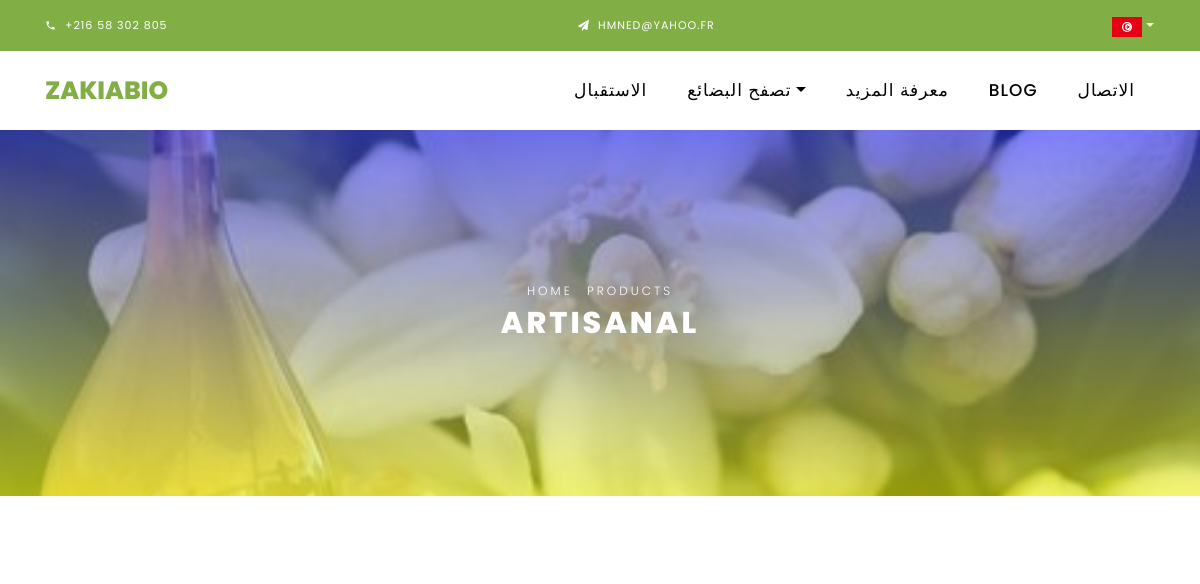
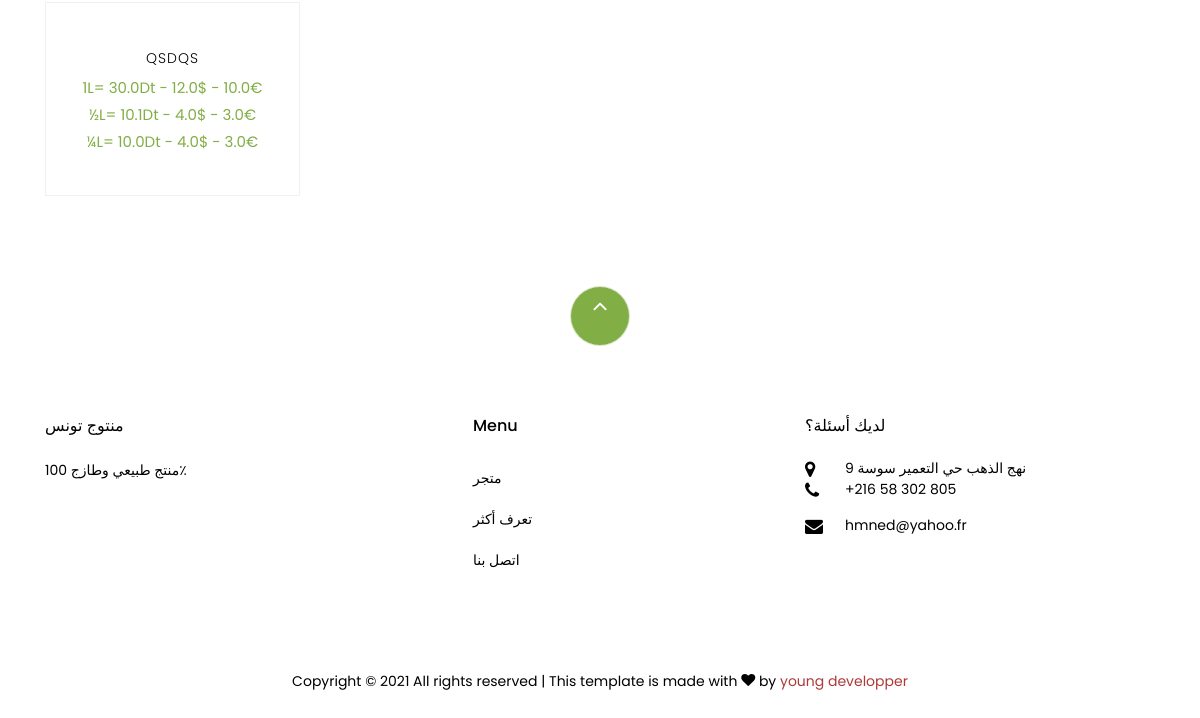
Before: /ar/artisanal with the older database file (2 pictures, top to bottom).
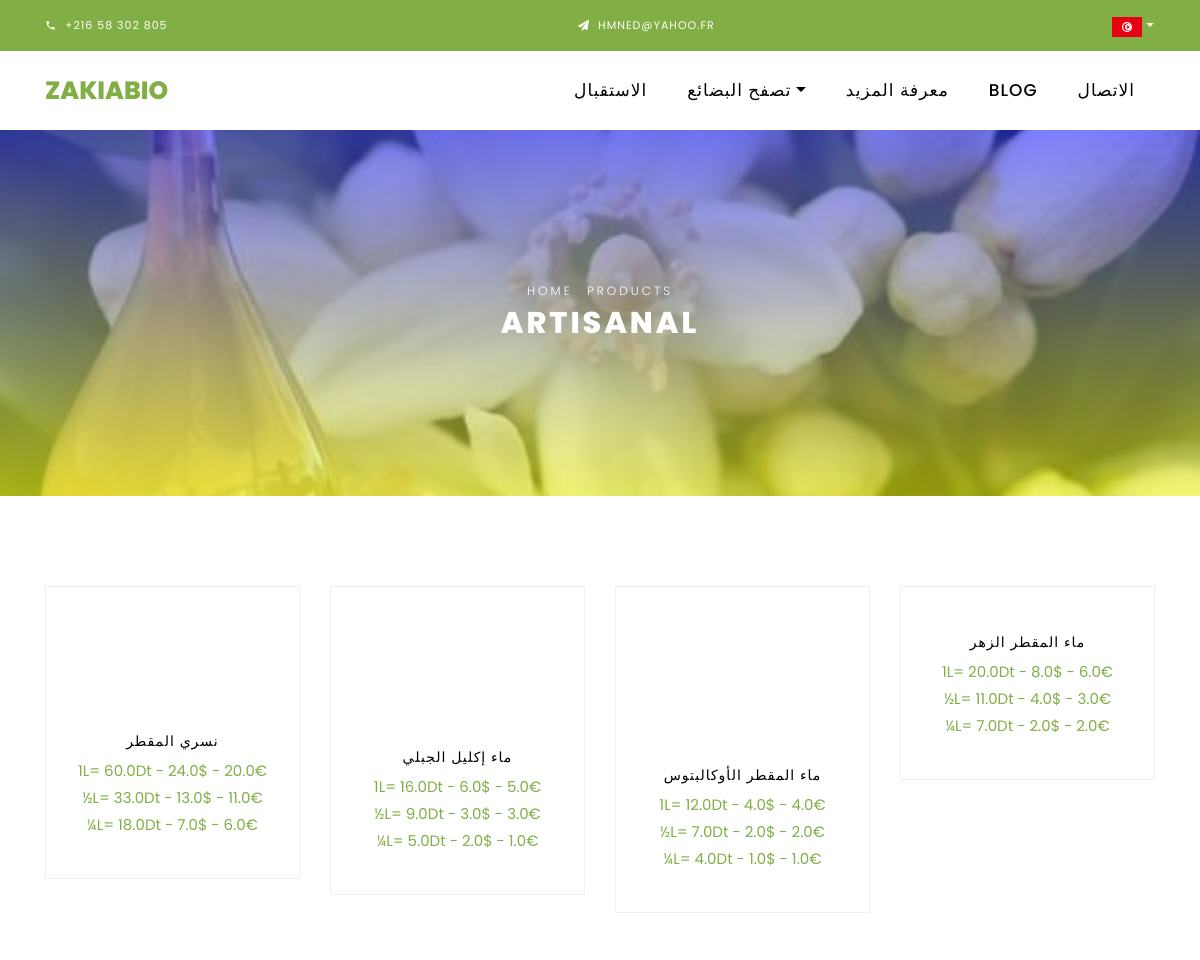
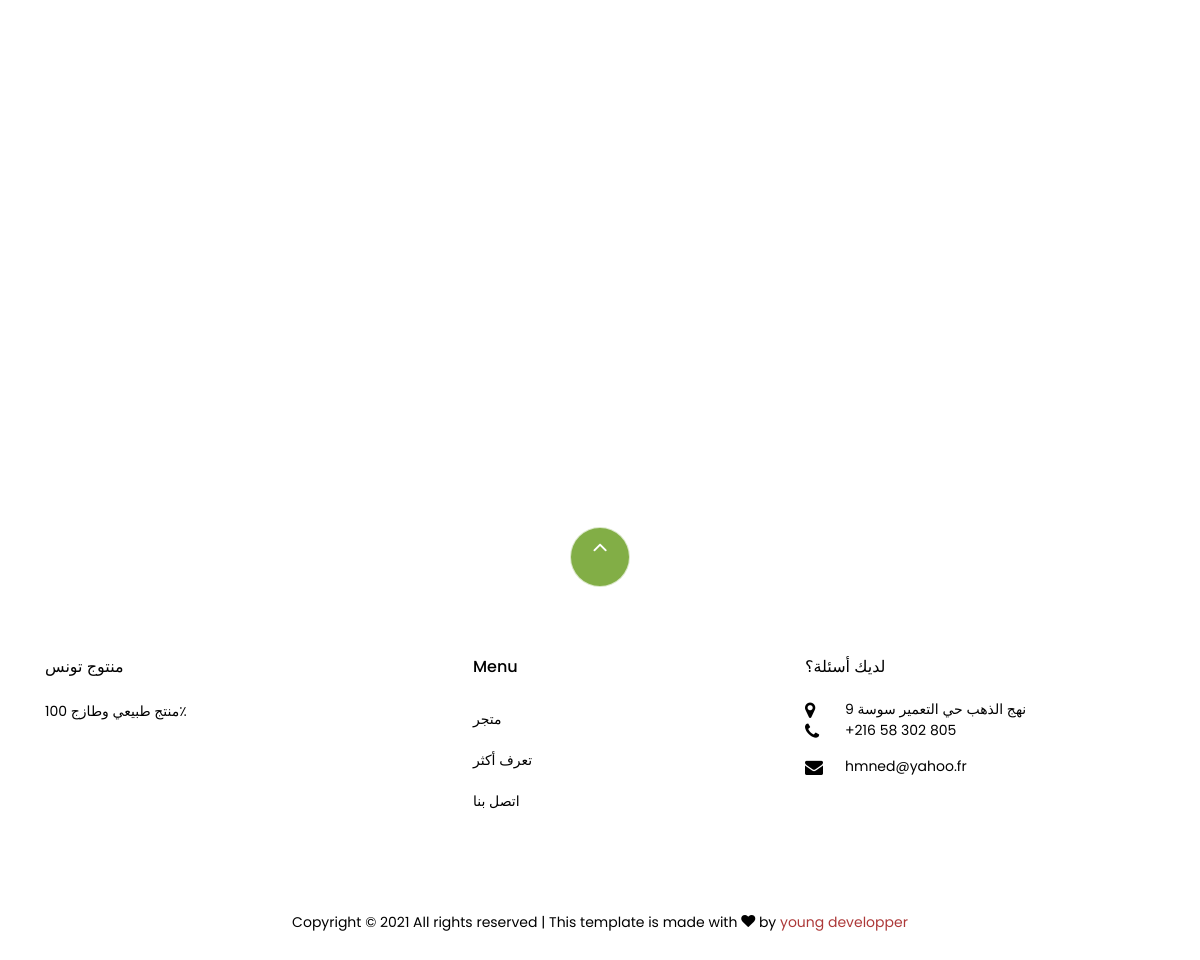
After: the same page with the newer database file (2 pictures, top to bottom).
### artisanalProd/models.py (models this page shows, shortened)
class ArtisanalProd(models.Model):
    ENtitle = models.CharField(max_length=200)
    FRtitle = models.CharField(max_length=200)
    ARtitle = models.CharField(max_length=200)
    image = models.ImageField(upload_to='pics')
    ENdescription = models.TextField(max_length=2000)
    FRdescription = models.TextField(max_length=2000)
    ARdescription = models.TextField(max_length=2000)
    pricedemikg = models.FloatField(max_length=1000)
    pricequartkg = models.FloatField(max_length=1000)
    price = models.FloatField(max_length=1000)
    slug = models.SlugField(unique=True)
    available = models.BooleanField(default=True)

### ar/views.py (the view)
# urls.py: path('artisanal', views.artisanal, name='artisanal'),
def artisanal(request):
    prods = ArtisanalProd.objects.all()
    return render(request, 'arab/artisanalar.html', context={"prods":prods})

### template/arab/artisanalar.html (shortened to what the changed rows need)
{% load static %}
{% load mathfilters %}
<!DOCTYPE html>
<html lang="en">
  <head>
    <link rel="stylesheet" href="{% static 'css/open-iconic-bootstrap.min.css' %}">
    <link rel="stylesheet" href="{% static 'css/animate.css' %}">
    <link rel="stylesheet" href="{% static 'css/owl.carousel.min.css' %}">
    <link rel="stylesheet" href="{% static 'css/owl.theme.default.min.css' %}">
    <link rel="stylesheet" href="{% static 'css/magnific-popup.css' %}">
    <link rel="stylesheet" href="{% static 'css/aos.css' %}">
    <link rel="stylesheet" href="{% static 'css/ionicons.min.css' %}">
    <link rel="stylesheet" href="{% static 'css/bootstrap-datepicker.css' %}">
    <link rel="stylesheet" href="{% static 'css/jquery.timepicker.css' %}">
    <link rel="stylesheet" href="{% static 'css/flaticon.css' %}">
    <link rel="stylesheet" href="{% static 'css/icomoon.css' %}">
    <link rel="stylesheet" href="{% static 'css/style.css' %}">
  </head>
  <body class="goto-here">
    <div class="hero-wrap hero-bread" style="background-image:linear-gradient(rgba(0, 0, 255, 0.5), rgba(255, 255, 0, 0.5)), url({% static 'images/img44.jpg' %});">
      <div class="container">
        <div class="row no-gutters slider-text align-items-center justify-content-center">
          <div class="col-md-9 ftco-animate text-center">
            <h1 class="mb-0 bread">Artisanal</h1>
          </div>
        </div>
      </div>
    </div>
    <section class="ftco-section">
    	<div class="container">
    		<div class="row">
          {% for a in prods %}
    			<div class="col-md-6 col-lg-3 ftco-animate">
    				<div class="product">
    					<a href="/ar/artisanal/{{ a.slug }}" target="_blank" class="img-prod"><img class="img-fluid" src="{{ a.image.url }}" alt="Colorlib Template">
    					</a>
    					<div class="text py-3 pb-4 px-3 text-center">
    						<h3><a href="#">{{ a.ARtitle }}</a></h3>
    						<div class="d-flex">
    							<div class="pricing">
                    <p class="price">1L= <span class="price-sale">{{ a.price}}Dt - {{ a.price|intdiv:2.5 }}$ - {{ a.price|intdiv:3 }}€</span>
                    <p class="price">½L= <span class="price-sale">{{ a.pricedemikg }}Dt - {{ a.pricedemikg|intdiv:2.5 }}$ - {{ a.pricedemikg|intdiv:3 }}€</p></span>
                    <p class="price">¼L= <span class="price-sale">{{ a.pricequartkg }}Dt - {{ a.pricequartkg|intdiv:2.5 }}$ - {{ a.pricequartkg|intdiv:3 }}€</p></span>
                      </p>
		    					</div>
	    					</div>
    					</div>
    				</div>
          </div>
          {% endfor %}
    		</div>
    	</div>
    </section>
    <footer class="ftco-footer ftco-section">
      <div class="container">
        <div class="row mb-5">
          <div class="col-md">
            <div class="ftco-footer-widget mb-4">
              <h2 class="ftco-heading-2">منتوج تونس</h2>
            </div>
          </div>
          <div class="col-md">
            <div class="ftco-footer-widget mb-4 ml-md-5">
              <h2 class="ftco-heading-2">Menu</h2>
            </div>
          </div>
          <div class="col-md">
            <div class="ftco-footer-widget mb-4">
              <h2 class="ftco-heading-2">لديك أسئلة؟</h2>
            </div>
          </div>
        </div>
      </div>
    </footer>
  </body>
</html>

Changed rows visible on the page:
removed ArtisanalProd: ARtitle "QSDQS", price "30.0", price "12.0", price "10.0", pricedemikg "10.1", pricedemikg "4.0", pricedemikg "3.0", pricequartkg "10.0", pricequartkg "4.0", pricequartkg "3.0"
added ArtisanalProd: ARtitle "نسري المقطر", price "60.0", price "24.0", price "20.0", pricedemikg "33.0", pricedemikg "13.0", pricedemikg "11.0", pricequartkg "18.0", pricequartkg "7.0", pricequartkg "6.0"
added ArtisanalProd: ARtitle "ماء إكليل الجبلي", price "16.0", price "6.0", price "5.0", pricedemikg "9.0", pricedemikg "3.0", pricequartkg "5.0", pricequartkg "2.0", pricequartkg "1.0"
added ArtisanalProd: ARtitle "ماء المقطر الأوكالبتوس", price "12.0", price "4.0", pricedemikg "7.0", pricedemikg "2.0", pricequartkg "4.0", pricequartkg "1.0"
added ArtisanalProd: ARtitle "ماء المقطر الزهر", price "20.0", price "8.0", price "6.0", pricedemikg "11.0", pricedemikg "4.0", pricedemikg "3.0", pricequartkg "7.0", pricequartkg "2.0"
